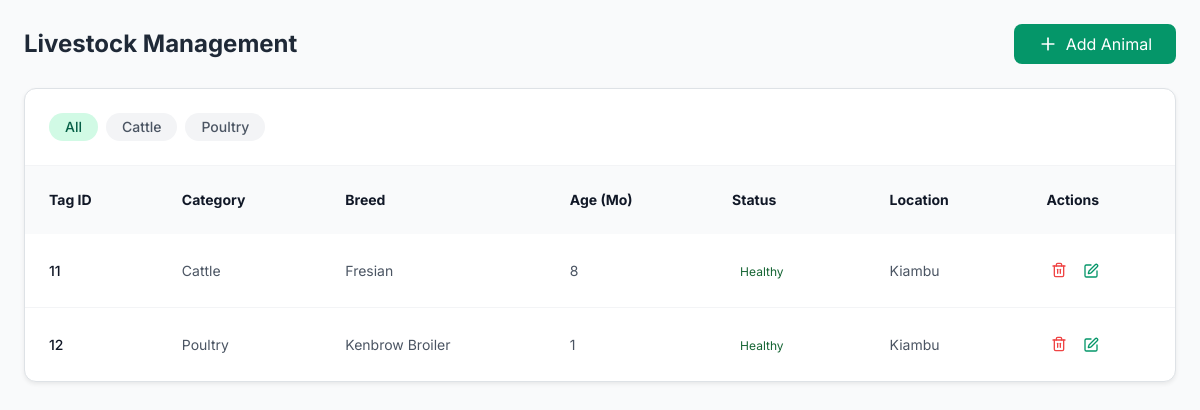
Before: /livestock/ with the older database file.
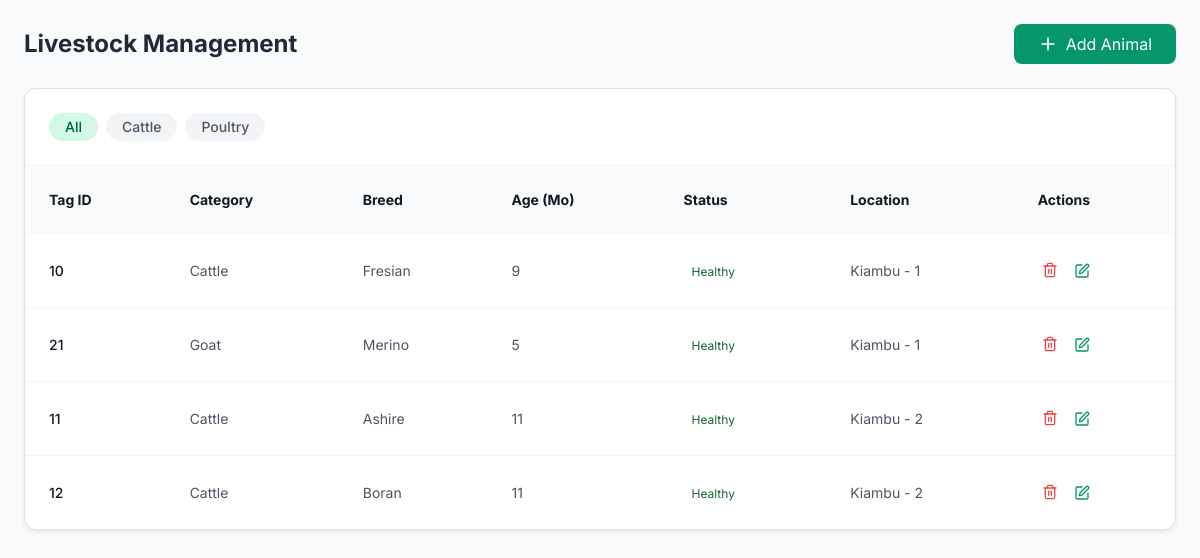
After: the same page with the newer database file.
### farm/models.py (models this page shows, shortened)
class Livestock(models.Model):
    category = models.CharField(max_length=50)  # e.g., Cattle, Poultry
    tagId = models.CharField(max_length=100, unique=True)
    breed = models.CharField(max_length=100)
    age = models.PositiveIntegerField(help_text="Age in months")
    healthStatus = models.CharField(max_length=50, default='Healthy')
    location = models.CharField(max_length=50, blank=True, null=True)
    owner = models.ForeignKey(User, on_delete=models.CASCADE, null=True, blank=True, default=User)
    created_at = models.DateTimeField(auto_now_add=True)

### farm/views.py (the view)
# urls.py: path('livestock/', views.livestock, name='livestock'),
def livestock(request):
    livestock_list = Livestock.objects.all()
    return render(request,'livestock.html', {"livestock_list":livestock_list})

### farm/templates/livestock.html (shortened to what this page needs)
{% extends 'base.html' %}
{% block content %}
<div>
  <div class="flex flex-col sm:flex-row justify-between items-start sm:items-center mb-6 gap-4">
    <h1 class="text-2xl font-bold text-gray-800">Livestock Management</h1>
    <button onclick="document.getElementById('addModal').classList.remove('hidden')" class="bg-emerald-600 hover:bg-emerald-700 text-white px-4 py-2 rounded-lg flex items-center gap-2 transition-colors">
      <i data-lucide="plus" class="w-5 h-5"></i>
      Add Animal
    </button>
  </div>
  <div class="bg-white rounded-xl shadow-sm border border-gray-100 overflow-hidden">
    <div class="p-4 border-b border-gray-100 flex gap-2 overflow-x-auto">
      <a href="?filter=All" class="px-3 py-1 rounded-full text-sm font-medium whitespace-nowrap bg-emerald-100 text-emerald-800">All</a>
      <a href="?filter=Cattle" class="px-3 py-1 rounded-full text-sm font-medium whitespace-nowrap bg-gray-100 text-gray-600 hover:bg-gray-200">Cattle</a>
      <a href="?filter=Poultry" class="px-3 py-1 rounded-full text-sm font-medium whitespace-nowrap bg-gray-100 text-gray-600 hover:bg-gray-200">Poultry</a>
    </div>
    <div class="overflow-x-auto">
      <table class="w-full text-left text-sm text-gray-600">
        <thead class="bg-gray-50 text-gray-900 font-semibold">
          <tr>
            <th class="p-4">Tag ID</th>
            <th class="p-4">Category</th>
            <th class="p-4">Breed</th>
            <th class="p-4">Age (Mo)</th>
            <th class="p-4">Status</th>
            <th class="p-4">Location</th>
            <th class="p-4">Actions</th>
          </tr>
        </thead>
        <tbody class="divide-y divide-gray-100">
            {% for animal in livestock_list %}
          <tr class="hover:bg-gray-50">
            <td class="p-4 font-medium text-gray-900">{{ animal.tagId }}</td>
            <td class="p-4">{{ animal.category }}</td>
            <td class="p-4">{{ animal.breed }}</td>
            <td class="p-4">{{ animal.age }}</td>
            <td class="p-4">
              <span class="px-2 py-1 rounded-full text-xs font-semibold{% if animal.healthStatus == 'Healthy' %}bg-green-100 text-green-800
              {% elif animal.healthStatus == 'Sick' %}bg-red-100 text-red-800
              {% else %}bg-yellow-100 text-yellow-800{% endif %}">
                {{ animal.healthStatus }}
              </span>
            </td>
            <td class="p-4">{{ animal.location }}</td>
            <td class="p-4 flex gap-2" >
              <form action="{% url 'delete_livestock' animal.id%}" method="POST" onsubmit="return confirm('Are you sure you want to delete this animal record? This action cannot be undone.');">
                <button type="submit" class="text-red-500 hover:text-red-700 p-1">
                  <i data-lucide="trash-2" class="w-4 h-4"></i>
                </button>
              </form>
                <button onclick="document.getElementById('editModal-{{ animal.id }}').classList.remove('hidden')"
                      class="text-emerald-600 hover:text-emerald-800 p-1">
                <i data-lucide="edit" class="w-4 h-4"></i>
              </button>
            </td>
          </tr>
            {% empty %}
          <tr>
            <td colspan="7" class="p-8 text-center text-gray-400">
              No livestock records found.
            </td>
          </tr>
        {% endfor %}
        </tbody>
      </table>
    </div>
  </div>
</div>
{% endblock %}

Changed rows visible on the page:
removed Livestock: tagId "11", category "Cattle", breed "Fresian", age "8", healthStatus "Healthy", location "Kiambu"
removed Livestock: tagId "12", category "Poultry", breed "Kenbrow Broiler", age "1", healthStatus "Healthy", location "Kiambu"
added Livestock: tagId "10", category "Cattle", breed "Fresian", age "9", healthStatus "Healthy", location "Kiambu - 1"
added Livestock: tagId "21", category "Goat", breed "Merino", age "5", healthStatus "Healthy", location "Kiambu - 1"
added Livestock: tagId "11", category "Cattle", breed "Ashire", age "11", healthStatus "Healthy", location "Kiambu - 2"
added Livestock: tagId "12", category "Cattle", breed "Boran", age "11", healthStatus "Healthy", location "Kiambu - 2"
